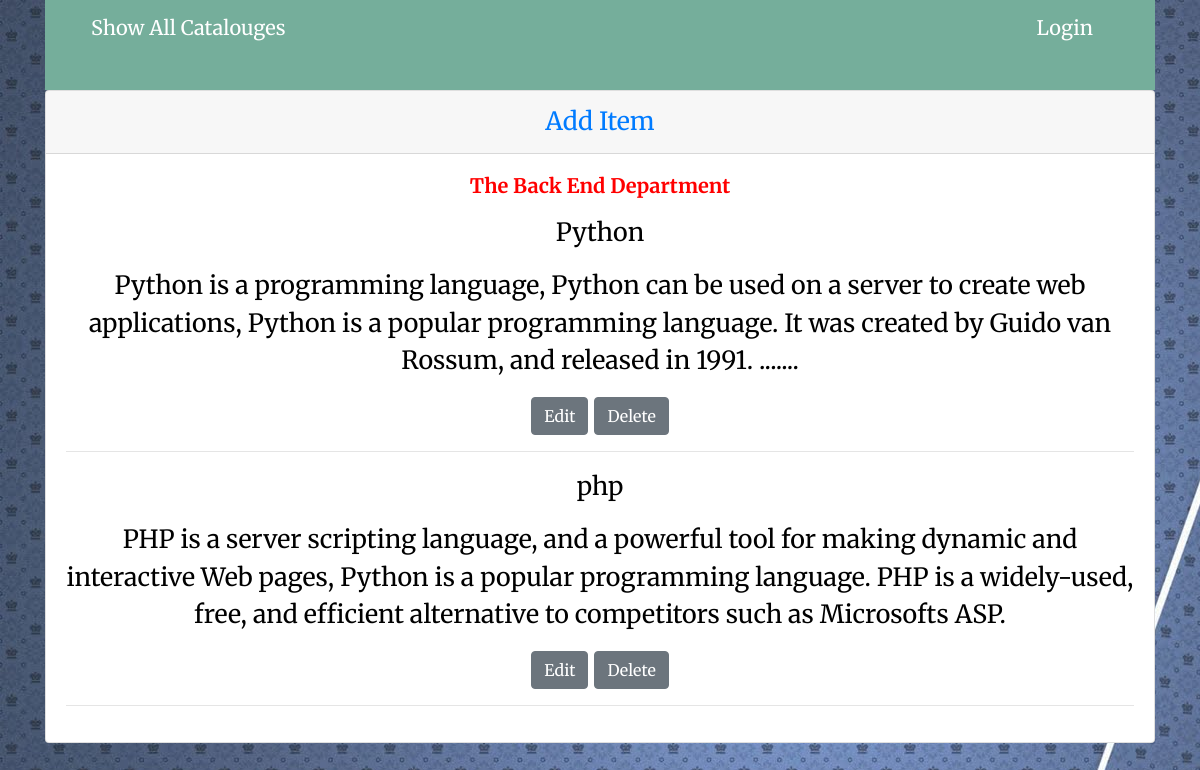
/catalouges/2/, run on the app's committed database.
### setup.py (models this page shows, shortened)
class Catalog(Base):
    __tablename__ = 'catalog'
    id    = Column(Integer, primary_key=True)
    name  = Column(String(250), nullable=False)

class Items(Base):
    __tablename__ = 'menuitem'
    id            = Column(Integer, primary_key=True)
    title         = Column(String(250), nullable = False)
    details   = Column(String(250))
    category      = Column(String(250))
    catalog_id = Column(Integer,ForeignKey('catalog.id'))
    catalog    = relationship(Catalog)

### application.py (the view)
@app.route('/catalouges/<int:catalog_id>/')
def CatalogMenu(catalog_id):
    catalog = session.query(Catalog).filter_by(id=catalog_id).one()
    items   = session.query(Items).filter_by(catalog_id=catalog_id)
    return  render_template('menu.html',catalog=catalog, items=items)

### templates/menu.html (shortened to what this page needs)
{% extends "main.html" %}
{% block content %}
{% include "header.html" %}
<div class="card text-center menu_page">
  <div class="card-header">
    <a href="{{url_for('NewItem', catalog_id = catalog.id) }}">Add Item</a>
  </div>
  <div class="card-body">
    <h5 class="card-title title_name">The {{catalog.name}} Department</h5>
    <p class="card-text">
{% for i in items %}
<p>{{i.title}}</p>
<p>{{i.details}}</p>
    </p>
    <a href='{{url_for('EditCatalouges',catalog_id = catalog.id, menu_id=i.id)}}'><button type="button" class="btn btn-secondary">Edit</button></a>
    <a href='{{url_for('DeleteItems'  , catalog_id = catalog.id, menu_id=i.id)}}'><button type="button" class="btn btn-secondary">Delete</button></a>
<hr>
      {% endfor %}
      {% endblock %}

### static/style.css (style rules this page uses)
body { font-family: 'Merriweather', serif; background-image: url("../static/back2.jpg"); background-attachment: fixed; color:#fff; font-size: 25px; }
.menu_page { color:#000; text-align: justify; }
.title_name { color:red; font-weight: bold; }

### data on the page
Catalog: name "Back End"
Items: title "Python", details "Python is a programming language, Python can be used on a server to create web applications, Python is a popular programming language. It was created by Guido van Rossum, and released in 1991. ......."
Items: title "php", details "PHP is a server scripting language, and a powerful tool for making dynamic and interactive Web pages, Python is a popular programming language. PHP is a widely-used, free, and efficient alternative to competitors such as Microsofts ASP."
